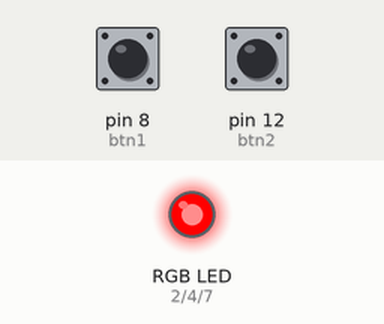
Simulated run of this sketch. Board: Arduino Uno, built with avr-gcc and run on an emulated ATmega328P. On the bench: an RGB LED mixed from three pins (HIGH = lit). The test bench sets the inputs (shaded band); at power-on: pin 8 (btn1) LOW, pin 12 (btn2) LOW. Dim RGB values are drawn brighter than linear.

Above: at 1.2 s.
1.3 s: pin 8 (btn1) pulled HIGH for 0.15 s
At 1.7 s:
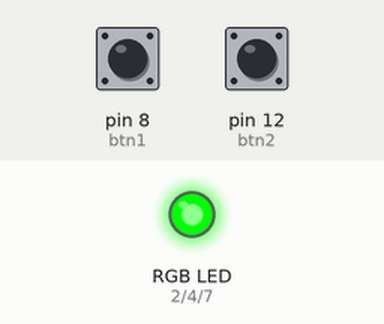
2.9 s: pin 12 (btn2) pulled HIGH for 0.15 s
At 4.1 s:
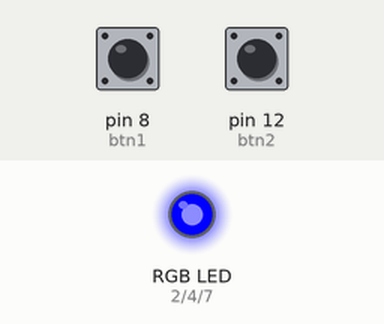
4.5 s: pin 8 (btn1) pulled HIGH for 1 s
At 5.4 s:
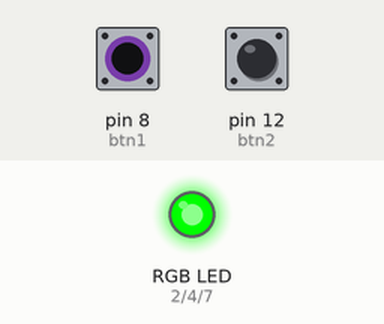
7.0 s: pin 12 (btn2) pulled HIGH for 1 s
At 7.3 s:
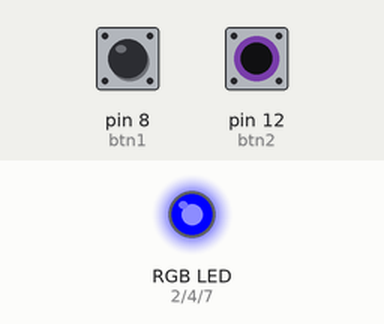
9.5 s: pin 8 (btn1) driven HIGH and pin 12 (btn2) driven HIGH
At 10.2 s:
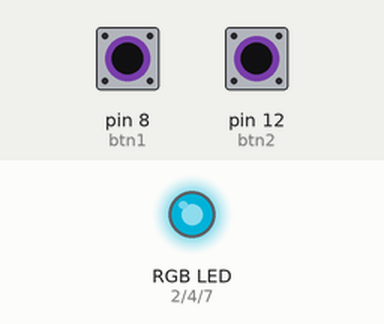
11.0 s: pin 8 (btn1) driven LOW
At 11.3 s:
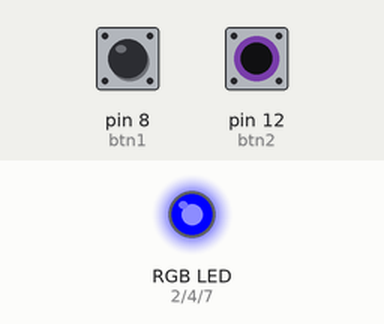
Timing chart, 0 to 13.5 s (numbered marks = the images above; inputs shaded):
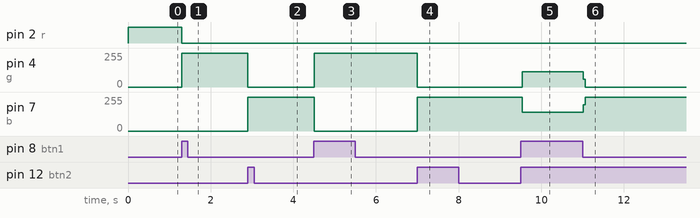

The sketch:

MiercolesSemanaDeLaCiencia2.ino
```cpp
int r=2,g=4,b=7;
int btn1=8,btn2=12;

int estado1,estado2;
void setup() {
  Serial.begin(9600);
  pinMode(r,OUTPUT);
  pinMode(g,OUTPUT);
  pinMode(b,OUTPUT);

  pinMode(btn1,INPUT);
  pinMode(btn2,INPUT);

  digitalWrite(r,HIGH);
  digitalWrite(g,LOW);
  digitalWrite(b,LOW);
}

void loop() {
  estado1=digitalRead(btn1);
  if(estado1==HIGH){
    digitalWrite(r,LOW);
    digitalWrite(g,HIGH);
    digitalWrite(b,LOW);
  }

  estado2=digitalRead(btn2);
  if(estado2==HIGH){
    digitalWrite(r,LOW);
    digitalWrite(g,LOW);
    digitalWrite(b,HIGH);
  }
}
```

Measured:
- after the input at 1.3 s, pin 2 (r): HIGH → LOW at once; pin 4 (g): 0/255 → 255/255 at once
- after the input at 2.9 s, pin 4 (g): 255/255 → 0/255 at once; pin 7 (b): 0/255 → 255/255 at once
- after the input at 4.5 s, pin 4 (g): 0/255 → 255/255 at once; pin 7 (b): 255/255 → 0/255 at once
- after the input at 7.0 s, pin 4 (g): 255/255 → 0/255 at once; pin 7 (b): 0/255 → 255/255 at once
- after the input at 9.5 s, pin 4 (g): 0/255 → 115/255 at once; pin 7 (b): 255/255 → 140/255 at once
- after the input at 11.0 s, pin 4 (g): 115/255 → 0/255 at once; pin 7 (b): 140/255 → 255/255 at once
